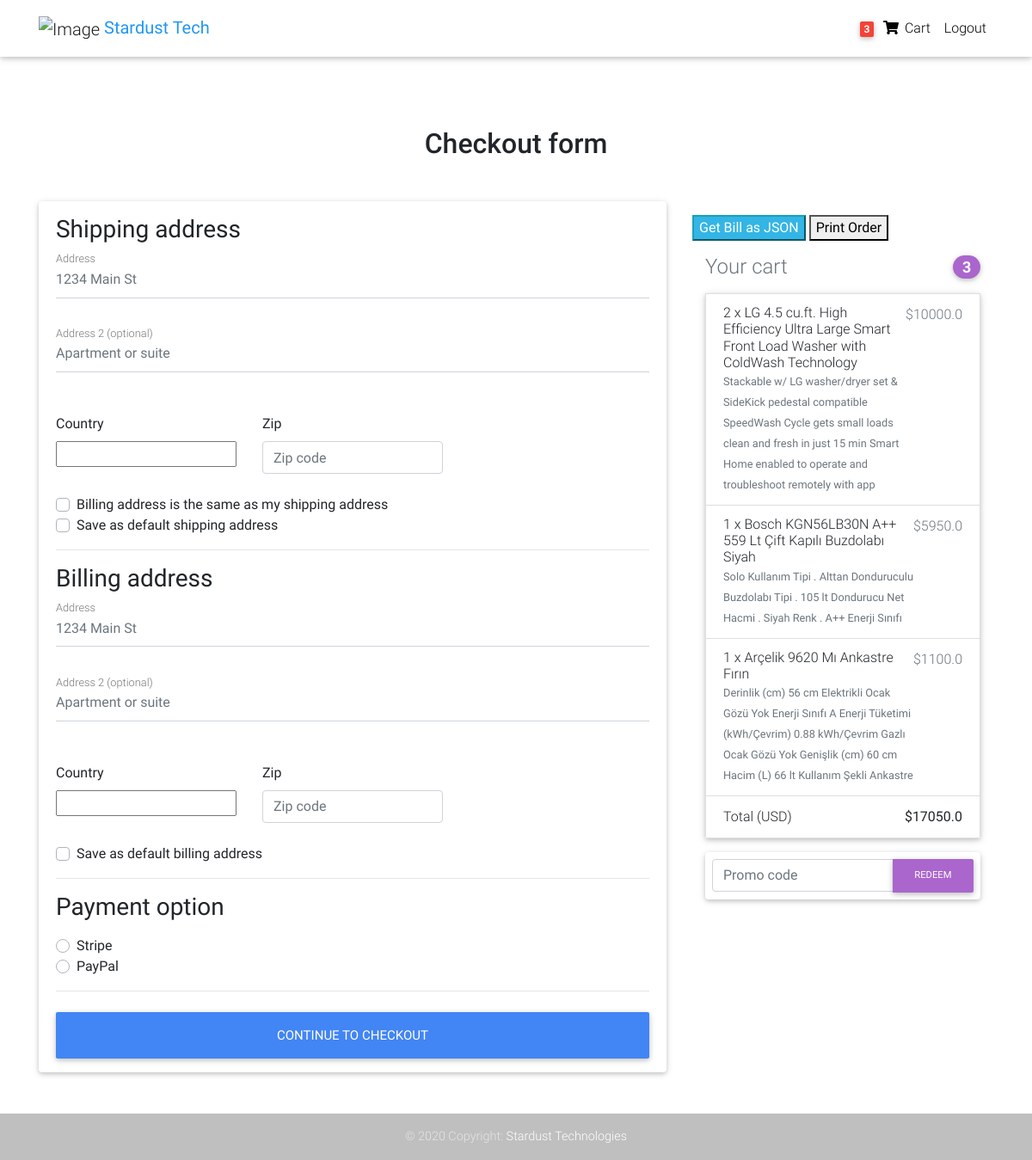
The page /checkout/ (signed in) on the database as committed earlier.
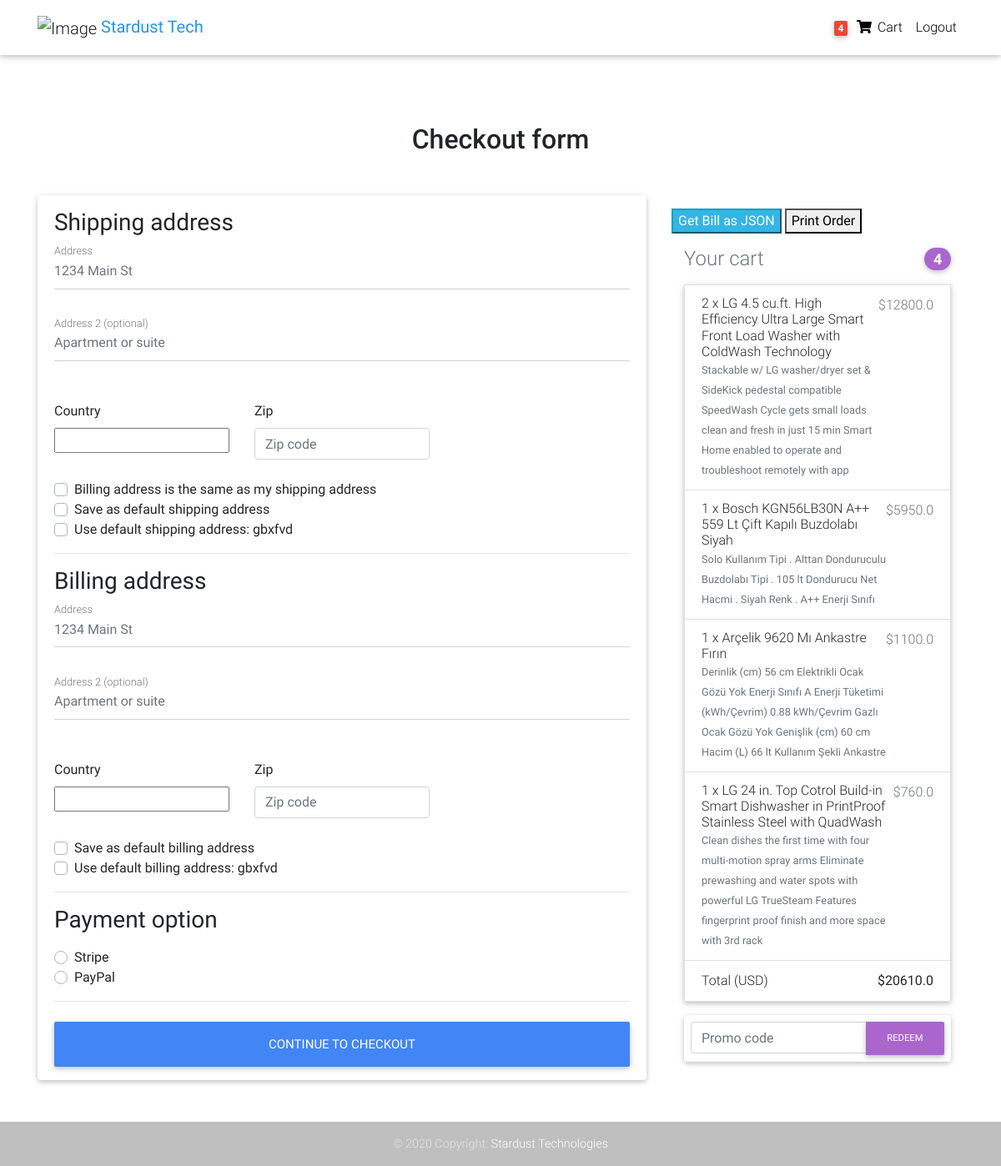
The same page on the database as committed later.
### core/models.py (models this page shows, shortened)
class Order(models.Model):
    user = models.ForeignKey(settings.AUTH_USER_MODEL,
                             on_delete=models.CASCADE)
    ref_code = models.CharField(max_length=20, blank=True, null=True)
    items = models.ManyToManyField(OrderItem)
    start_date = models.DateTimeField(auto_now_add=True)
    ordered_date = models.DateTimeField()
    ordered = models.BooleanField(default=False)
    shipping_address = models.ForeignKey(
        'Address', related_name='shipping_address', on_delete=models.SET_NULL, blank=True, null=True)
    billing_address = models.ForeignKey(
        'Address', related_name='billing_address', on_delete=models.SET_NULL, blank=True, null=True)
    payment = models.ForeignKey(
        'Payment', on_delete=models.SET_NULL, blank=True, null=True)
    coupon = models.ForeignKey(
        'Coupon', on_delete=models.SET_NULL, blank=True, null=True)
    being_delivered = models.BooleanField(default=False)
    received = models.BooleanField(default=False)
    refund_requested = models.BooleanField(default=False)
    refund_granted = models.BooleanField(default=False)
    '''
    1. Item added to cart
    2. Adding a billing address
    (Failed checkout)
    3. Payment
    (Preprocessing, processing, packaging etc.)
    4. Being delivered
    5. Received
    6. Refunds
    '''
    def get_total(self):
        total = 0
        for order_item in self.items.all():
            total += order_item.get_final_price()
        if self.coupon:
            total -= self.coupon.amount
        return total

class OrderItem(models.Model):
    user = models.ForeignKey(settings.AUTH_USER_MODEL,
                             on_delete=models.CASCADE)
    ordered = models.BooleanField(default=False)
    item = models.ForeignKey(Item, on_delete=models.CASCADE)
    quantity = models.IntegerField(default=1)
    def get_total_discount_item_price(self):
        return self.quantity * self.item.discount_price
    def get_final_price(self):
        if self.item.discount_price:
            return self.get_total_discount_item_price()
        return self.get_total_item_price()

class Item(models.Model):
    title = models.CharField(max_length=100)
    price = models.FloatField()
    discount_price = models.FloatField(blank=True, null=True)
    category = models.CharField(choices=CATEGORY_CHOICES, max_length=2)
    label = models.CharField(choices=LABEL_CHOICES, max_length=1)
    slug = models.SlugField()
    description = models.TextField()
    image = models.ImageField()
    additional_information = models.TextField()

class Address(models.Model):
    user = models.ForeignKey(settings.AUTH_USER_MODEL,
                             on_delete=models.CASCADE)
    street_address = models.CharField(max_length=100)
    apartment_address = models.CharField(max_length=100)
    country = CountryField(multiple=False)
    zip = models.CharField(max_length=100)
    address_type = models.CharField(max_length=1, choices=ADDRESS_CHOICES)
    default = models.BooleanField(default=False)
    def __str__(self):
        return self.user.username
    class Meta:
        verbose_name_plural = 'Addresses'

### core/views.py (the view, shortened to what this page needs)
# urls.py: path('checkout/', CheckoutView.as_view(), name='checkout'),
class CheckoutView(View):
    def get(self, *args, **kwargs):
        try:
            order = Order.objects.get(user=self.request.user, ordered=False)
            form = CheckoutForm()
            context = {
                'form': form,
                'couponform': CouponForm(),
                'order': order,
                'DISPLAY_COUPON_FORM': True
            }
            shipping_address_qs = Address.objects.filter(
                user=self.request.user,
                address_type='S',
                default=True
            )
            if shipping_address_qs.exists():
                context.update(
                    {'default_shipping_address': shipping_address_qs[0]})
            billing_address_qs = Address.objects.filter(
                user=self.request.user,
                address_type='B',
                default=True
            )
            if billing_address_qs.exists():
                context.update(
                    {'default_billing_address': billing_address_qs[0]})
            return render(self.request, "checkout.html", context)
        except ObjectDoesNotExist:
            messages.info(self.request, "You do not have an active order")
            return redirect("core:checkout")

### core/forms.py
class CheckoutForm(forms.Form):
    shipping_address = forms.CharField()
    shipping_address2 = forms.CharField(required=False)
    shipping_country = CountryField(blank_label='(select country)').formfield(
        widget=CountrySelectWidget(attrs={
            'class': 'custom-select d-block w-100',
        }))
    shipping_zip = forms.CharField(required=False)
    billing_address = forms.CharField()
    billing_address2 = forms.CharField(required=False)
    billing_country = CountryField(blank_label='(select country)').formfield(
        widget=CountrySelectWidget(attrs={
            'class': 'custom-select d-block w-100',
        }))
    billing_zip = forms.CharField(required=False)
    same_billing_address = forms.BooleanField(required=False)
    set_default_shipping = forms.BooleanField(required=False)
    use_default_shipping = forms.BooleanField(required=False)
    set_default_billing = forms.BooleanField(required=False)
    use_default_billing = forms.BooleanField(required=False)
    payment_option = forms.ChoiceField(
        widget=forms.RadioSelect, choices=PAYMENT_CHOICES)

### templates/checkout.html (shortened to what the changed rows need)
{% extends "base.html" %}
{% load crispy_forms_tags %}
{% block content %}
  <main >
    <div class="container wow fadeIn">
      <h2 class="my-5 h2 text-center">Checkout form</h2>
      <div class="row">
        <div class="col-md-8 mb-4">
          <div class="card">
            <form method="POST" class="card-body">
              {% if default_shipping_address %}
              <div class="custom-control custom-checkbox">
                <label class="custom-control-label" for="use_default_shipping">Use default shipping address: {{ default_shipping_address.street_address|truncatechars:10 }}</label>
              </div>
              {% endif %}
              {% if default_billing_address %}
              <div class="custom-control custom-checkbox">
                <label class="custom-control-label" for="use_default_billing">Use default billing address: {{ default_billing_address.street_address|truncatechars:10 }}</label>
              </div>
              {% endif %}
              <div class="d-block my-3">
                {% for value, name in form.fields.payment_option.choices %}
                <div class="custom-control custom-radio">
                  <label class="custom-control-label" for="{{ name }}">{{ name }}</label>
                </div>
                {% endfor %}
              </div>
            </form>
          </div>
        </div>
        <div class="col-md-4 mb-4">
          {% include "order_snippet.html" %}
        </div>
      </div>
    </div>
  </main>
{% endblock content %}

### templates/navbar.html (shortened to what this page needs)
{% load cart_template_tags %}
<nav class="navbar fixed-top navbar-expand-lg navbar-light white scrolling-navbar">
  <div class="container">
    <a class="navbar-brand" href="/ ">
      <img src="https://lh3.googleusercontent.com/jM5A3F7TGlGhAKW5xO6cKPts3td1yVBXHBimOUgMVx3xjb2ZICVgqPGfqJkCZCmzhQo" alt="Image" height="36" width="36">
      <strong class="blue-text">Stardust Tech</strong>
    </a>
    <div class="collapse navbar-collapse" id="navbarSupportedContent">
      <ul class="navbar-nav nav-flex-icons">
        {% if request.user.is_authenticated %}
        <li class="nav-item">
          <a href="{% url 'core:order-summary' %}" class="nav-link waves-effect">
            <span class="badge red z-depth-1 mr-1"> {{ request.user|cart_item_count }} </span>
            <i class="fas fa-shopping-cart"></i>
            <span class="clearfix d-none d-sm-inline-block"> Cart </span>
          </a>
        </li>
        <li class="nav-item">
          <a class="nav-link waves-effect" href="{% url 'account_logout' %}">
            <span class="clearfix d-none d-sm-inline-block"> Logout </span>
          </a>
        </li>
        {% endif %}
      </ul>
    </div>
  </div>
</nav>

### templates/order_snippet.html (shortened to what this page needs)
<div class="stripe-form-row mb-3">
                    <button id="stripeBtn" onclick = "bill(data)" class="btn-info BillButton">Get Bill as JSON</button>
                    <button id="stripeBtn" class="mt-3" onclick = "print()" class="btn-info BillButton">Print Order</button>
</div>
<div class="col-md-12 mb-4">
    <h4 class="d-flex justify-content-between align-items-center mb-3">
    <span class="text-muted">Your cart</span>
    <span class="badge badge-secondary badge-pill">{{ order.items.count }}</span>
    </h4>
    <ul class="list-group mb-3 z-depth-1">
    {% for order_item in order.items.all %}
    <li class="list-group-item d-flex justify-content-between lh-condensed">
        <div>
        <h6 class="my-0">{{ order_item.quantity }} x {{ order_item.item.title}}</h6>
        <small class="text-muted">{{ order_item.item.description}}</small>
        </div>
        <span class="text-muted">${{ order_item.get_final_price }}</span>
    </li>
    {% endfor %}
    <li class="list-group-item d-flex justify-content-between">
        <span>Total (USD)</span>
        <strong>${{ order.get_total }}</strong>
    </li>
    </ul>
    {% if DISPLAY_COUPON_FORM %}
    <form class="card p-2" action="{% url 'core:add-coupon' %}" method="POST">
        <div class="input-group">
            {{ couponform.code }}
            <div class="input-group-append">
            <button class="btn btn-secondary btn-md waves-effect m-0" type="submit">Redeem</button>
            </div>
        </div>
    </form>
    {% endif %}
</div>

Rows that differ between the two databases and show on the page:
added Address: street_address "gbxfvd"
added Address: street_address "gbxfvd"
changed Order: items.count "3" → "4"; get_total "17050.0" → "20610.0"
changed through a linked row, OrderItem (number 1 of 4 on the later page): get_final_price "10000.0" → "12800.0"
added OrderItem: quantity "1", item "LG 24 in. Top Cotrol Build-in Smart Dishwasher in PrintProof Stainless Steel with QuadWash", item.description "Clean dishes the first time with four multi-motion spray arms Eliminate prewashing and water spots with powerful LG TrueSteam Features fingerprint proof finish and more space with 3rd rack", get_final_price "760.0"
Other text that changed with them:
{{ request.user|cart_item_count }}: "3" → "4"
text now shown: "Use default shipping address: Use default billing address:"
